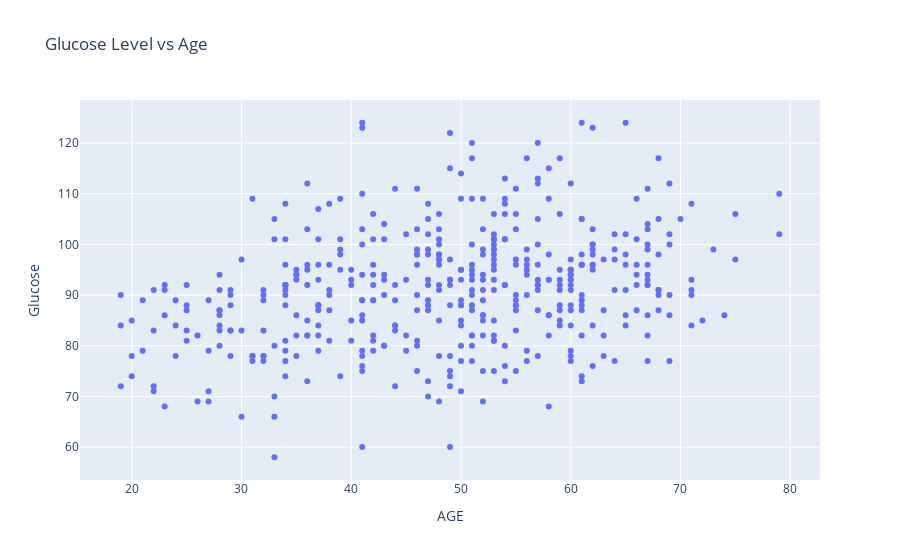

This figure's notebook cell:
### Markdown cell above
&#9989; **(6 pt):** From the dataframe used above, make a scatter plot of glucose level versus age. Make sure to include a title.

### Code cell
## put your code here
import plotly.express as px

fig = px.scatter(df, x='AGE', y='Glucose', title='Glucose Level vs Age')
fig.show()

### Figure 1 — Plotly figure (JSON) as saved in the notebook; plotly's stock layout.template omitted (floating-point values rounded to 4 significant figures; data arrays with more than 128 entries replaced by an {"elided": "..."} marker saying what was removed)
{"data": [{"hovertemplate": "AGE=%{x}<br>Glucose=%{y}<extra></extra>", "legendgroup": "", "marker": {"color": "#636efa", "symbol": "circle"}, "mode": "markers", "name": "", "orientation": "v", "showlegend": false, "type": "scatter", "x": {"elided": "442 int values"}, "xaxis": "x", "y": {"elided": "442 int values"}, "yaxis": "y"}], "layout": {"legend": {"tracegroupgap": 0}, "title": {"text": "Glucose Level vs Age"}, "xaxis": {"anchor": "y", "domain": [0, 1], "title": {"text": "AGE"}}, "yaxis": {"anchor": "x", "domain": [0, 1], "title": {"text": "Glucose"}}}}
